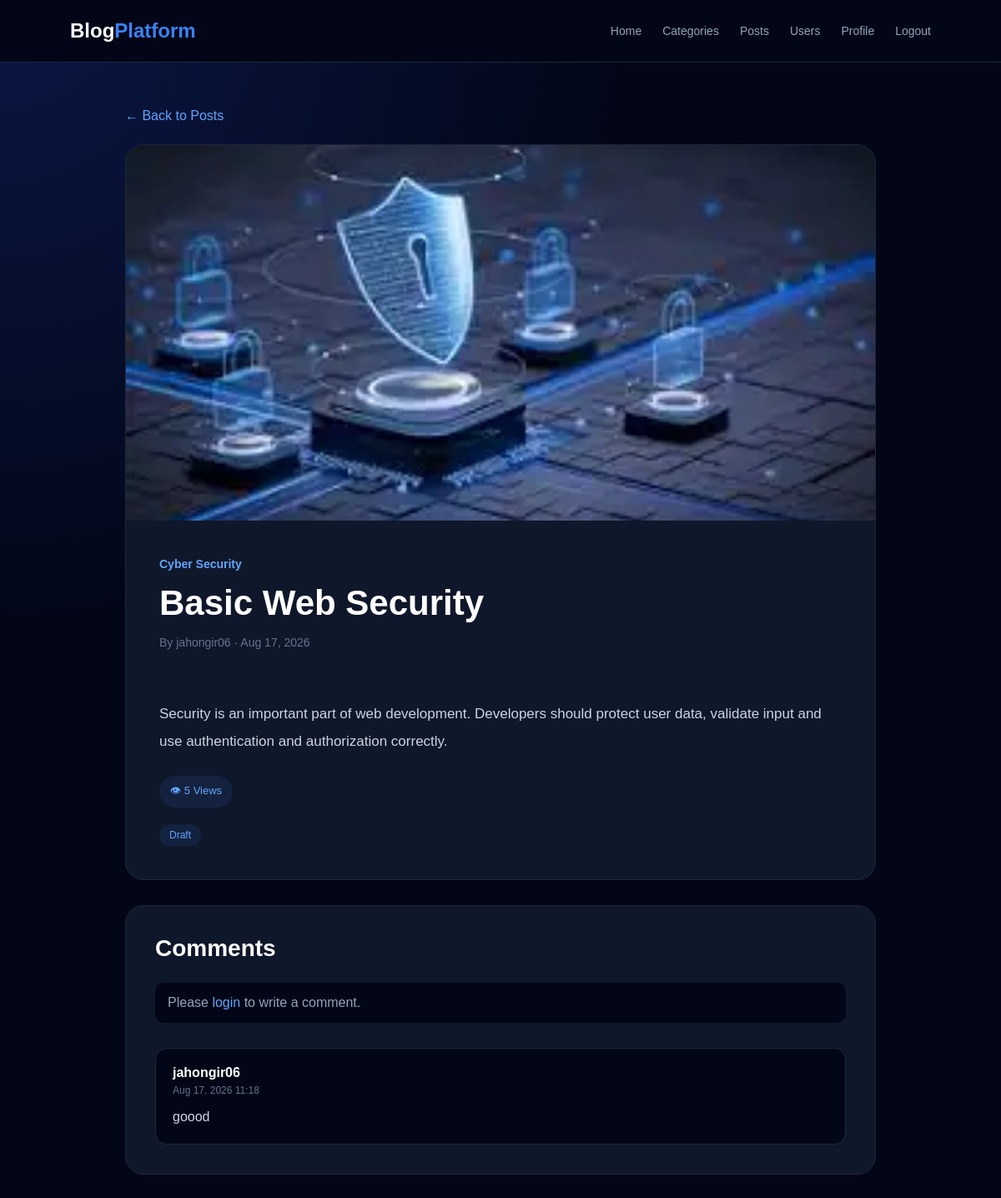
Screenshot of /posts/8/ with the database file from the repository.
### blog/models.py (models this page shows, shortened)
class Post(models.Model):
    author = models.ForeignKey(settings.AUTH_USER_MODEL, on_delete=models.CASCADE,related_name="posts")
    title = models.CharField(max_length=200)
    content = models.TextField()
    category = models.ForeignKey("categories.Category",on_delete=models.CASCADE, related_name="posts")
    image = models.ImageField(upload_to="posts/",blank=True,null=True)
    status = models.CharField(max_length=20,choices=[("draft", "Draft"),("published", "Published"),],default="draft")
    created_at = models.DateTimeField(auto_now_add=True)
    updated_at = models.DateTimeField(auto_now=True)
    views_count = models.PositiveIntegerField(default=0)
    class Meta:
        verbose_name = "post"
        verbose_name_plural = "posts"
        ordering = ["-created_at"]

class Comment(models.Model):
    post = models.ForeignKey(Post, on_delete=models.CASCADE, related_name="comments")
    author = models.ForeignKey(CustomUser, on_delete=models.CASCADE)
    body = models.TextField()
    created_at = models.DateTimeField(auto_now_add=True)

### categories/models.py (models this page shows, shortened)
class Category(models.Model):
    name = models.CharField(
        max_length=100
    )
    description = models.TextField(
        blank=True
    )
    image = models.ImageField(
        upload_to="categories/",
        blank=True,
        null=True
    )
    is_active = models.BooleanField(
        default=True
    )
    created_at = models.DateTimeField(
        auto_now_add=True
    )
    updated_at = models.DateTimeField(
        auto_now=True
    )
    class Meta:
        ordering = ["-created_at"]
        verbose_name = "category"
        verbose_name_plural = "categories"

### users/models.py (models this page shows, shortened)
class CustomUser(AbstractUser):
    username = models.CharField(max_length=150, unique=True)
    email = models.EmailField(max_length=150, unique=True, blank=True, null=True)
    avatar = models.ImageField(upload_to="avatars/", default="avatars/default.png" )
    bio = models.TextField(max_length=150, blank=True, null=True)
    website = models.URLField(blank=True, null=True)
    social_links = models.JSONField(default=dict, blank=True, null=True)
    created_at = models.DateTimeField(auto_now_add=True)
    updated_at = models.DateTimeField(auto_now=True)
    tel_number = models.CharField( max_length=15,blank=True,null=True)
    address = models.CharField(max_length=250,blank=True,null=True)
    class Meta:
        verbose_name = "User"
        verbose_name_plural = "Users"
    ordering = ['-created_at']

### blog/views.py (the view)
# urls.py: path("posts/<int:pk>/",PostDetailView.as_view(),name="post_detail"),
class PostDetailView(View):
    def get(self, request, pk):
        post = get_object_or_404(Post, pk=pk)
        post.views_count += 1
        post.save()
        comments = post.comments.all()
        form = CommentForm()
        return render(request, "blog/post_detail.html", {
            "post": post,
            "comments": comments,
            "form": form
        })

### templates/blog/post_detail.html (shortened to what this page needs)
<!DOCTYPE html>
<html lang="en">
<head>
</head>
<body>
<nav class="navbar">
    <div class="logo">
        Blog<span>Platform</span>
    </div>
    <div class="nav-links">
        <a href="{% url 'home' %}">Home</a>
        <a href="{% url 'category_list' %}">Categories</a>
        <a href="{% url 'post_list' %}">Posts</a>
        <a href="{% url 'user_list' %}">Users</a>
        <a href="{% url 'profile' %}">Profile</a>
        <a href="{% url 'logout' %}">Logout</a>
    </div>
</nav>
<main class="container">
    <a href="{% url 'post_list' %}" class="back">
        ← Back to Posts
    </a>
    <article class="card">
        {% if post.image %}
            <img src="{{ post.image.url }}" alt="{{ post.title }}" class="post-image">
        {% endif %}
        <div class="content">
            <div class="category">
                {{ post.category.name }}
            </div>
            <h1>
                {{ post.title }}
            </h1>
            <div class="meta">
                By {{ post.author.username }} · {{ post.created_at|date:"M d, Y" }}
            </div>
            <div class="text">
                {{ post.content }}
            </div>
            <div class="stats">
                <span class="stat">
                    👁 {{ post.views_count }} Views
                </span>
            </div>
            <span class="status">
                {{ post.get_status_display }}
            </span>
        </div>
    </article>
    <section class="comments-section">
        <h2 class="comments-title">
            Comments
        </h2>
        {% if user.is_authenticated %}
            <form method="POST" action="{% url 'comment_create' post.pk %}" class="comment-form">
                {% csrf_token %}
                {{ form.body }}
                <button type="submit" class="comment-btn">
                    Add Comment
                </button>
            </form>
        {% else %}
            <div class="login-message">
                Please <a href="{% url 'login' %}">login</a> to write a comment.
            </div>
        {% endif %}
        <div class="comment-list">
            {% for comment in comments %}
                <div class="comment">
                    <div class="comment-header">
                        <div>
                            <div class="comment-author">
                                {{ comment.author.username }}
                            </div>
                            <span class="comment-date">
                                {{ comment.created_at|date:"M d, Y H:i" }}
                            </span>
                        </div>
                    </div>
                    <p class="comment-body">
                        {{ comment.body }}
                    </p>
                </div>
            {% empty %}
                <div class="no-comments">
                    No comments yet. Be the first to comment!
                </div>
            {% endfor %}
        </div>
    </section>
</main>
</body>
</html>

### templates/blog/post_detail.html (style rules this page uses)
* { margin: 0; padding: 0; box-sizing: border-box; }
body { min-height: 100vh; font-family: Arial, sans-serif; color: #e2e8f0; background: radial-gradient(circle at top left, rgba(30, 64, 175, .3), transparent 40%), #020617; }
.navbar { height: 75px; padding: 0 7%; display: flex; align-items: center; justify-content: space-between; background: #020617; border-bottom: 1px solid #1e293b; }
.logo { color: white; font-size: 24px; font-weight: 800; }
.logo span { color: #3b82f6; }
.nav-links { display: flex; gap: 25px; align-items: center; }
.nav-links a { color: #94a3b8; text-decoration: none; font-size: 14px; }
.container { width: 90%; max-width: 900px; margin: 55px auto; }
.back { display: inline-block; margin-bottom: 25px; color: #60a5fa; text-decoration: none; }
.card { overflow: hidden; background: #0f172a; border: 1px solid #1e293b; border-radius: 22px; }
.post-image { width: 100%; max-height: 450px; object-fit: cover; }
.content { padding: 40px; }
.category { margin-bottom: 15px; color: #60a5fa; font-size: 14px; font-weight: 600; }
h1 { margin-bottom: 15px; color: white; font-size: 42px; }
.meta { margin-bottom: 30px; color: #64748b; font-size: 14px; }
.text { color: #cbd5e1; line-height: 1.9; font-size: 17px; white-space: pre-line; }
.stats { display: flex; gap: 15px; margin-top: 25px; }
.stat { padding: 8px 13px; border-radius: 20px; background: rgba(59, 130, 246, .1); color: #60a5fa; font-size: 13px; }
.status { display: inline-block; margin-top: 20px; padding: 6px 12px; border-radius: 20px; background: rgba(59, 130, 246, .1); color: #60a5fa; font-size: 12px; }
.comments-section { margin-top: 30px; padding: 35px; background: #0f172a; border: 1px solid #1e293b; border-radius: 22px; }
.comments-title { margin-bottom: 25px; color: white; font-size: 28px; }
.login-message { margin-bottom: 30px; padding: 15px; border-radius: 10px; background: #020617; color: #94a3b8; }
.login-message a { color: #60a5fa; text-decoration: none; }
.comment-list { display: flex; flex-direction: column; gap: 15px; }
.comment { padding: 20px; background: #020617; border: 1px solid #1e293b; border-radius: 14px; }
.comment-header { display: flex; justify-content: space-between; gap: 15px; margin-bottom: 12px; }
.comment-author { color: white; font-weight: 700; }
.comment-date { display: block; margin-top: 5px; color: #64748b; font-size: 12px; }
.comment-body { color: #cbd5e1; line-height: 1.6; }

### rows the page displays
Post: image (picture), category.name "Cyber Security", title "Basic Web Security", author.username "jahongir06", created_at "Aug 17, 2026", content "Security is an important part of web development. Developers should protect user data, validate input and use authentication and authorization correctly.", views_count "5", status "Draft"
Comment: author.username "jahongir06", created_at "Aug 17, 2026 11:18", body "goood"
